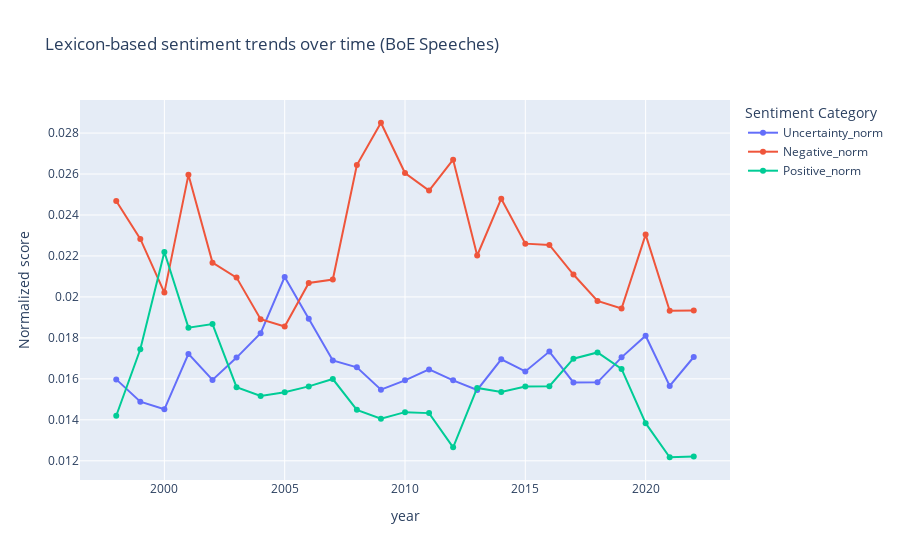
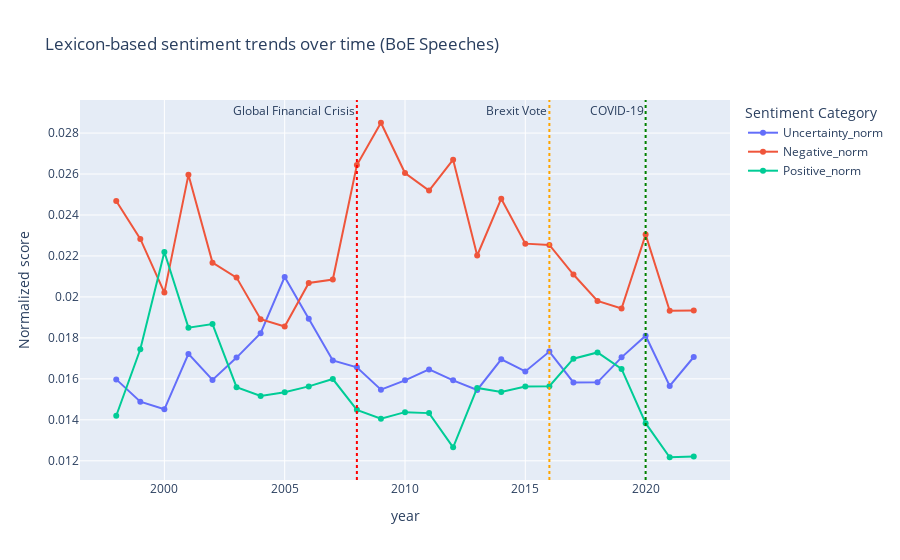

Here is the notebook cell these charts were saved with, in order:
### Code cell
# Normalized sentiment columns (per word)
for cat in categories:
    boe_speeches[f"{cat}_norm"] = boe_speeches[cat] / boe_speeches["speech_length"]

# Normalized columns (per word/speech length)
categories_norm = [f"{cat}_norm" for cat in categories]

# Average per year
lexicon_yearly = boe_speeches.groupby("year")[categories_norm].mean().reset_index()

# Plot the categories
fig3 = px.line(
    lexicon_yearly,
    x="year",
    y=["Uncertainty_norm", "Negative_norm", "Positive_norm"],
    title="Lexicon-based sentiment trends over time (BoE Speeches)",
    labels={"value": "Normalized score", "variable": "Sentiment Category"},
)
fig3.update_traces(mode="lines+markers")
fig3.show()

# Adding important events
fig3.add_vline(x=2008, line_dash="dot", line_color="red", annotation_text="Global Financial Crisis", annotation_position="top left")
fig3.add_vline(x=2016, line_dash="dot", line_color="orange", annotation_text="Brexit Vote", annotation_position="top left")
fig3.add_vline(x=2020, line_dash="dot", line_color="green", annotation_text="COVID-19", annotation_position="top left")
fig3.show()

### Figure 1 — Plotly figure (JSON) as saved in the notebook; plotly's stock layout.template omitted (floating-point values rounded to 4 significant figures)
{"data": [{"hovertemplate": "Sentiment Category=Uncertainty_norm<br>year=%{x}<br>Normalized score=%{y}<extra></extra>", "legendgroup": "Uncertainty_norm", "line": {"color": "#636efa", "dash": "solid"}, "marker": {"symbol": "circle"}, "mode": "lines+markers", "name": "Uncertainty_norm", "orientation": "v", "showlegend": true, "type": "scatter", "x": [1998, 1999, 2000, 2001, 2002, 2003, 2004, 2005, 2006, 2007, 2008, 2009, 2010, 2011, 2012, 2013, 2014, 2015, 2016, 2017, 2018, 2019, 2020, 2021, 2022], "xaxis": "x", "y": [0.01597, 0.01489, 0.01451, 0.01722, 0.01595, 0.01704, 0.01823, 0.02098, 0.01893, 0.0169, 0.01656, 0.01547, 0.01593, 0.01646, 0.01593, 0.01546, 0.01695, 0.01636, 0.01733, 0.01582, 0.01583, 0.01705, 0.01811, 0.01565, 0.01707], "yaxis": "y"}, {"hovertemplate": "Sentiment Category=Negative_norm<br>year=%{x}<br>Normalized score=%{y}<extra></extra>", "legendgroup": "Negative_norm", "line": {"color": "#EF553B", "dash": "solid"}, "marker": {"symbol": "circle"}, "mode": "lines+markers", "name": "Negative_norm", "orientation": "v", "showlegend": true, "type": "scatter", "x": [1998, 1999, 2000, 2001, 2002, 2003, 2004, 2005, 2006, 2007, 2008, 2009, 2010, 2011, 2012, 2013, 2014, 2015, 2016, 2017, 2018, 2019, 2020, 2021, 2022], "xaxis": "x", "y": [0.02468, 0.02283, 0.02021, 0.02596, 0.02167, 0.02094, 0.01891, 0.01856, 0.02068, 0.02085, 0.02643, 0.0285, 0.02605, 0.02519, 0.0267, 0.02202, 0.0248, 0.0226, 0.02254, 0.02109, 0.0198, 0.01943, 0.02304, 0.01932, 0.01934], "yaxis": "y"}, {"hovertemplate": "Sentiment Category=Positive_norm<br>year=%{x}<br>Normalized score=%{y}<extra></extra>", "legendgroup": "Positive_norm", "line": {"color": "#00cc96", "dash": "solid"}, "marker": {"symbol": "circle"}, "mode": "lines+markers", "name": "Positive_norm", "orientation": "v", "showlegend": true, "type": "scatter", "x": [1998, 1999, 2000, 2001, 2002, 2003, 2004, 2005, 2006, 2007, 2008, 2009, 2010, 2011, 2012, 2013, 2014, 2015, 2016, 2017, 2018, 2019, 2020, 2021, 2022], "xaxis": "x", "y": [0.0142, 0.01744, 0.0222, 0.0185, 0.01867, 0.0156, 0.01516, 0.01535, 0.01563, 0.01599, 0.01449, 0.01405, 0.01437, 0.01433, 0.01266, 0.01556, 0.01535, 0.01562, 0.01564, 0.01699, 0.01729, 0.01649, 0.01384, 0.01217, 0.01221], "yaxis": "y"}], "layout": {"legend": {"title": {"text": "Sentiment Category"}, "tracegroupgap": 0}, "title": {"text": "Lexicon-based sentiment trends over time (BoE Speeches)"}, "xaxis": {"anchor": "y", "domain": [0, 1], "title": {"text": "year"}}, "yaxis": {"anchor": "x", "domain": [0, 1], "title": {"text": "Normalized score"}}}}

### Figure 2 — Plotly figure (JSON) as saved in the notebook; plotly's stock layout.template omitted (floating-point values rounded to 4 significant figures)
{"data": [{"hovertemplate": "Sentiment Category=Uncertainty_norm<br>year=%{x}<br>Normalized score=%{y}<extra></extra>", "legendgroup": "Uncertainty_norm", "line": {"color": "#636efa", "dash": "solid"}, "marker": {"symbol": "circle"}, "mode": "lines+markers", "name": "Uncertainty_norm", "orientation": "v", "showlegend": true, "type": "scatter", "x": [1998, 1999, 2000, 2001, 2002, 2003, 2004, 2005, 2006, 2007, 2008, 2009, 2010, 2011, 2012, 2013, 2014, 2015, 2016, 2017, 2018, 2019, 2020, 2021, 2022], "xaxis": "x", "y": [0.01597, 0.01489, 0.01451, 0.01722, 0.01595, 0.01704, 0.01823, 0.02098, 0.01893, 0.0169, 0.01656, 0.01547, 0.01593, 0.01646, 0.01593, 0.01546, 0.01695, 0.01636, 0.01733, 0.01582, 0.01583, 0.01705, 0.01811, 0.01565, 0.01707], "yaxis": "y"}, {"hovertemplate": "Sentiment Category=Negative_norm<br>year=%{x}<br>Normalized score=%{y}<extra></extra>", "legendgroup": "Negative_norm", "line": {"color": "#EF553B", "dash": "solid"}, "marker": {"symbol": "circle"}, "mode": "lines+markers", "name": "Negative_norm", "orientation": "v", "showlegend": true, "type": "scatter", "x": [1998, 1999, 2000, 2001, 2002, 2003, 2004, 2005, 2006, 2007, 2008, 2009, 2010, 2011, 2012, 2013, 2014, 2015, 2016, 2017, 2018, 2019, 2020, 2021, 2022], "xaxis": "x", "y": [0.02468, 0.02283, 0.02021, 0.02596, 0.02167, 0.02094, 0.01891, 0.01856, 0.02068, 0.02085, 0.02643, 0.0285, 0.02605, 0.02519, 0.0267, 0.02202, 0.0248, 0.0226, 0.02254, 0.02109, 0.0198, 0.01943, 0.02304, 0.01932, 0.01934], "yaxis": "y"}, {"hovertemplate": "Sentiment Category=Positive_norm<br>year=%{x}<br>Normalized score=%{y}<extra></extra>", "legendgroup": "Positive_norm", "line": {"color": "#00cc96", "dash": "solid"}, "marker": {"symbol": "circle"}, "mode": "lines+markers", "name": "Positive_norm", "orientation": "v", "showlegend": true, "type": "scatter", "x": [1998, 1999, 2000, 2001, 2002, 2003, 2004, 2005, 2006, 2007, 2008, 2009, 2010, 2011, 2012, 2013, 2014, 2015, 2016, 2017, 2018, 2019, 2020, 2021, 2022], "xaxis": "x", "y": [0.0142, 0.01744, 0.0222, 0.0185, 0.01867, 0.0156, 0.01516, 0.01535, 0.01563, 0.01599, 0.01449, 0.01405, 0.01437, 0.01433, 0.01266, 0.01556, 0.01535, 0.01562, 0.01564, 0.01699, 0.01729, 0.01649, 0.01384, 0.01217, 0.01221], "yaxis": "y"}], "layout": {"annotations": [{"showarrow": false, "text": "Global Financial Crisis", "x": 2008, "xanchor": "right", "xref": "x", "y": 1, "yanchor": "top", "yref": "y domain"}, {"showarrow": false, "text": "Brexit Vote", "x": 2016, "xanchor": "right", "xref": "x", "y": 1, "yanchor": "top", "yref": "y domain"}, {"showarrow": false, "text": "COVID-19", "x": 2020, "xanchor": "right", "xref": "x", "y": 1, "yanchor": "top", "yref": "y domain"}], "legend": {"title": {"text": "Sentiment Category"}, "tracegroupgap": 0}, "shapes": [{"line": {"color": "red", "dash": "dot"}, "type": "line", "x0": 2008, "x1": 2008, "xref": "x", "y0": 0, "y1": 1, "yref": "y domain"}, {"line": {"color": "orange", "dash": "dot"}, "type": "line", "x0": 2016, "x1": 2016, "xref": "x", "y0": 0, "y1": 1, "yref": "y domain"}, {"line": {"color": "green", "dash": "dot"}, "type": "line", "x0": 2020, "x1": 2020, "xref": "x", "y0": 0, "y1": 1, "yref": "y domain"}], "title": {"text": "Lexicon-based sentiment trends over time (BoE Speeches)"}, "xaxis": {"anchor": "y", "domain": [0, 1], "title": {"text": "year"}}, "yaxis": {"anchor": "x", "domain": [0, 1], "title": {"text": "Normalized score"}}}}
